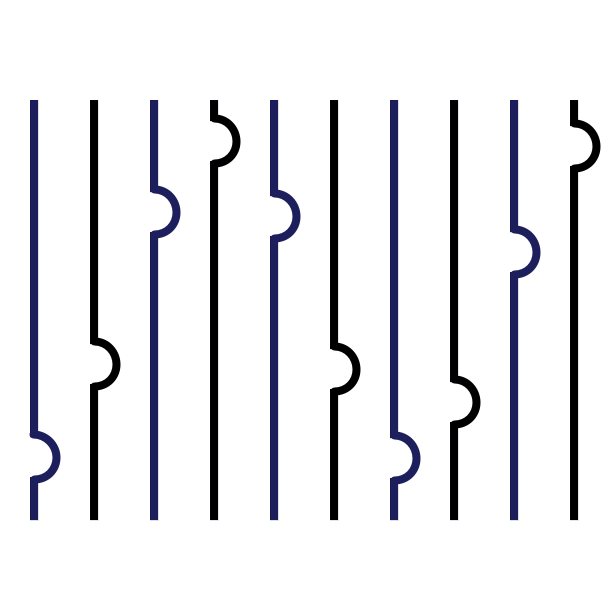
Frame 1 (no input)
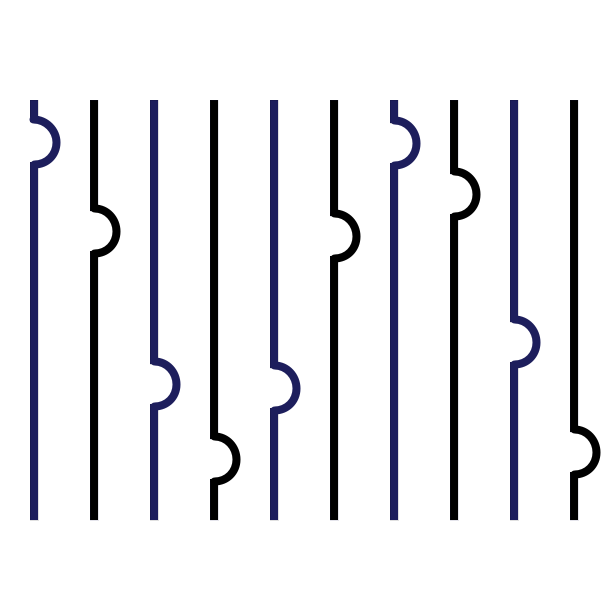
Frame 60 (the mouse pressed at the canvas centre just before this capture)
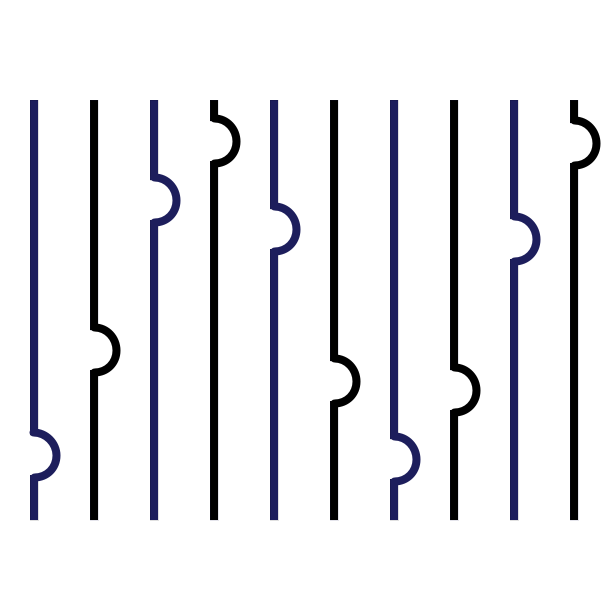
Frame 120 (the mouse held since frame 60 and released just before this capture)

The Processing sketch that drew these frames (run headless with seeded random() and noise(); from frame 60 on, the mouse is pressed at the canvas centre):

// Processing sketch: Mouvement
// ── Mouvement.pde


int spacing=30;
int actualRandomSeed = 1000;
boolean isRecording = false;


void setup()
{
  size(610, 600);
  frameRate(60);
}

void draw() {
  background(255);
  textAlign(CENTER);

  strokeWeight(0);
  actualRandomSeed++;
  randomSeed(actualRandomSeed);

  for (int i=0; i<10; i++) {   
    //int randomcircle = round(frameCount*2 + (i *  50)) % 320 + 20;
    int randomcircle = int(cos(i + (frameCount / TWO_PI )) * 160) + 180;
    int size = i*60;
    if (size%120==0) {
      fill(29, 30, 92);
    } else {
      fill(0, 0, 0);
    }


    strokeWeight(0);
    rect(size+spacing, 100, 8, randomcircle);
    rect(size+spacing, (randomcircle+40+100), 8, (600-randomcircle-220));



    if (size%120==0) {
      stroke(29, 30, 92);
    } else {
      stroke(0, 0, 0);
    }
    noFill();
    strokeWeight(8);

    int arrondi = 45;
    arc((size+spacing+4), (randomcircle+120), arrondi, arrondi, PI+(PI/2), PI+(3*(PI)/2), OPEN);
  }
  
}



void mousePressed()
{
  isRecording = !isRecording;
}
